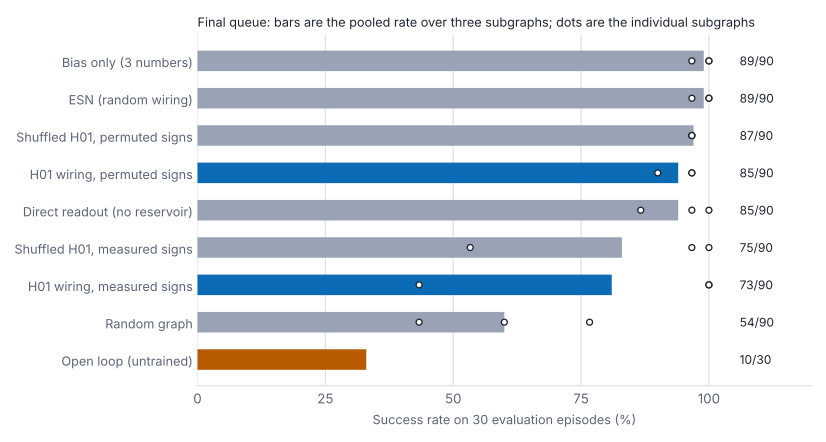

Reproduce this figure in Python.
"""Final-queue results: pooled success rate per condition, with the three subgraphs as dots.
Reads ../results/final_queue_v3_v3b.csv. Run from this folder: python fig_results.py [outdir]"""
import csv, sys
import matplotlib
matplotlib.use("Agg")
import matplotlib.pyplot as plt

OUT = sys.argv[1] if len(sys.argv) > 1 else "."
rows = list(csv.DictReader(open("../results/final_queue_v3_v3b.csv")))
label = {"open_loop": "Open loop (untrained)", "bias": "Bias only (3 numbers)", "esn": "ESN (random wiring)",
         "shuffle_permute": "Shuffled H01, permuted signs", "h01_permute": "H01 wiring, permuted signs",
         "direct": "Direct readout (no reservoir)", "shuffle_data": "Shuffled H01, measured signs",
         "h01_data": "H01 wiring, measured signs", "er": "Random graph"}
rows.sort(key=lambda r: -float(r["pooled_percent"]))
INK, MUTE, LINE = "#1d2330", "#5b6475", "#d9dce3"
BLUE, GREY, ORANGE = "#0b6bb5", "#9aa3b5", "#b85a00"
fig, ax = plt.subplots(figsize=(8.6, 4.6), dpi=200)
for i, r in enumerate(rows):
    y = len(rows) - 1 - i
    pct = float(r["pooled_percent"])
    h01 = r["condition"].startswith("h01")
    col = BLUE if h01 else (ORANGE if r["condition"] == "open_loop" else GREY)
    ax.barh(y, pct, height=0.55, color=col, zorder=2)
    ax.text(106, y, f"{r['pooled_successes']}/{r['pooled_episodes']}", va="center", fontsize=9, color=INK)
    for k in ("subgraph_0", "subgraph_1", "subgraph_2"):
        if r[k]:
            ax.plot(float(r[k]) / 30 * 100, y, "o", ms=4.5, mfc="white", mec=INK, mew=1, zorder=3)
ax.set_yticks(range(len(rows)))
ax.set_yticklabels([label[r["condition"]] for r in rows][::-1], fontsize=9.5, color=INK)
ax.set_xlim(0, 120); ax.set_xticks([0, 25, 50, 75, 100])
ax.set_xlabel("Success rate on 30 evaluation episodes (%)", fontsize=9.5, color=MUTE)
ax.grid(axis="x", color=LINE, lw=0.8, zorder=0)
for s in ("top", "right", "left"): ax.spines[s].set_visible(False)
ax.spines["bottom"].set_color(LINE); ax.tick_params(length=0, colors=MUTE)
ax.set_title("Final queue: bars are the pooled rate over three subgraphs; dots are the individual subgraphs",
             fontsize=9.5, color=INK, loc="left")
fig.tight_layout()
for ext in ("png", "svg"):
    fig.savefig(f"{OUT}/fig_results.{ext}")
